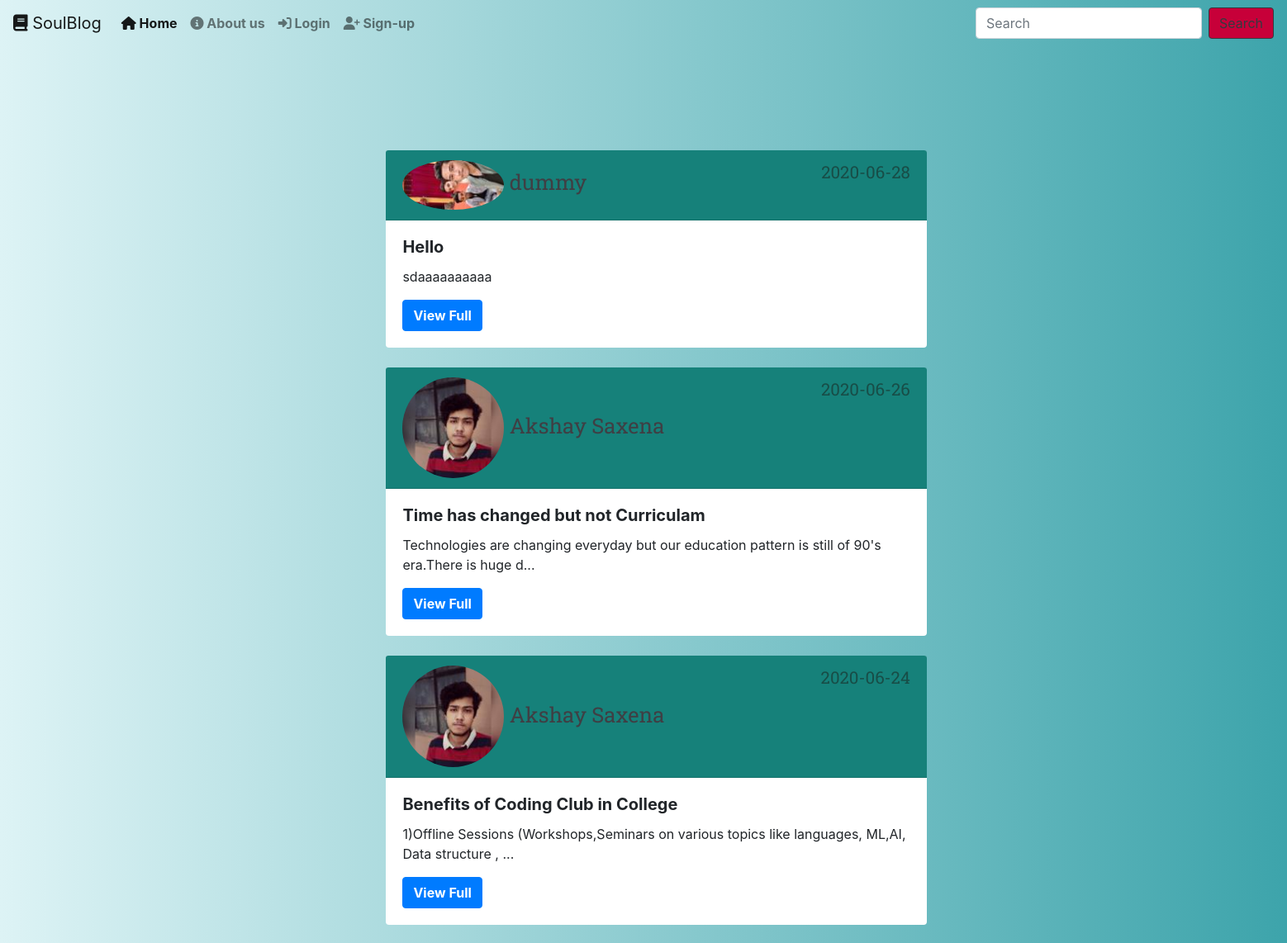
The app's page / (upper part), older data.
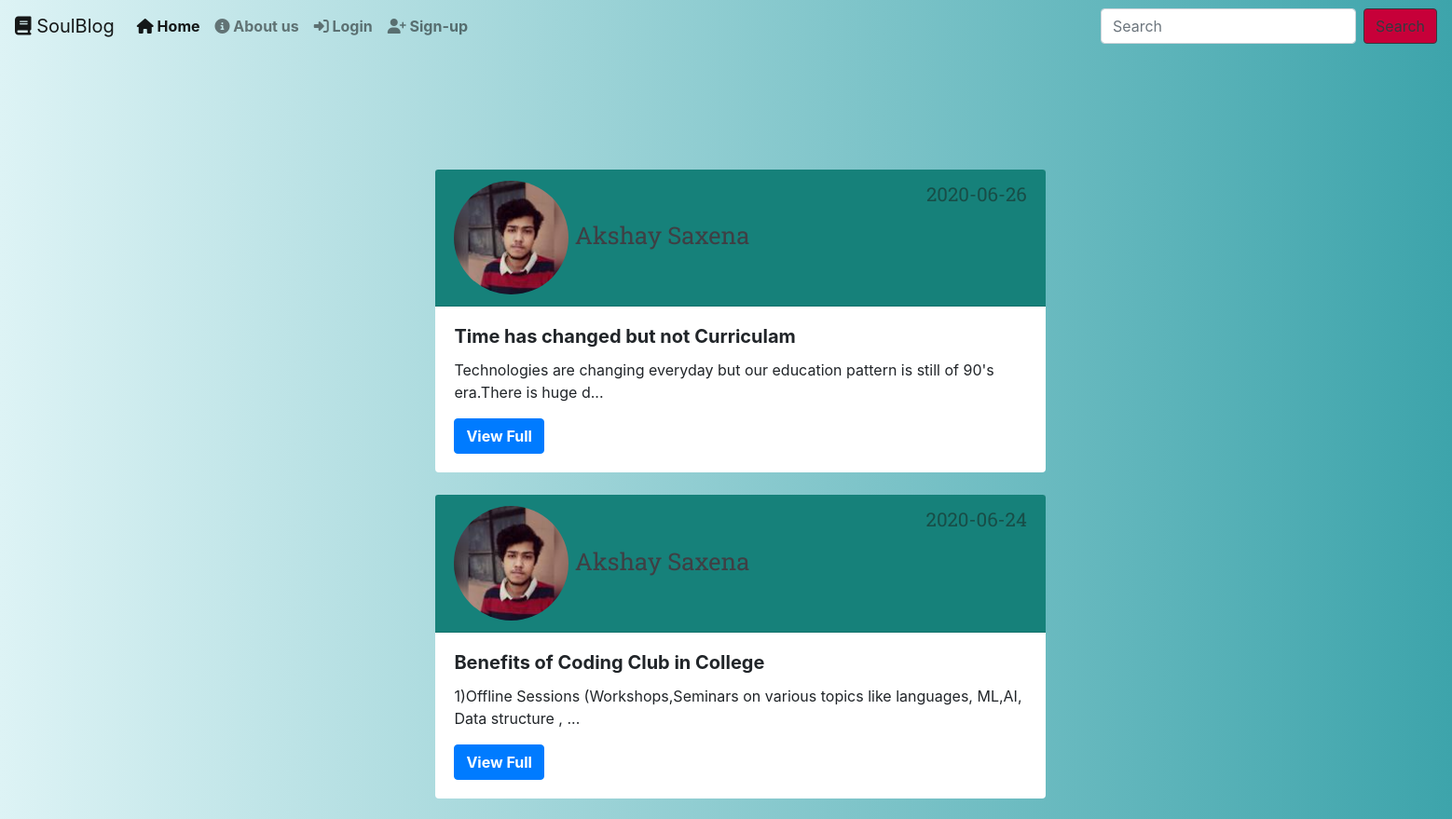
The same page, newer data.
### Flask_Projects/models.py (models this page shows, shortened)
class Post(db.Model):
    id = db.Column(db.Integer, primary_key=True)
    title=db.Column(db.String(30),nullable=False)
    date_post=db.Column(db.DateTime,nullable=False,default=datetime.utcnow)
    content=db.Column(db.Text,nullable=False)
    user_id=db.Column(db.Integer,db.ForeignKey('user.id'),nullable=False)

class User(db.Model,UserMixin):
    id=db.Column(db.Integer,primary_key=True)
    username=db.Column(db.String(30),unique=True,nullable=False)
    email=db.Column(db.String(130),unique=True,nullable=False)
    password=db.Column(db.String(30),unique=True,nullable=False)
    img_file=db.Column(db.String(30),nullable=False,default='def.png')
    posts=db.relationship('Post',backref='author',lazy=True)

### Flask_Projects/main/routes.py (the view)
@main.route("/home")
@main.route("/")
def homepage():
    page=request.args.get('page',1,type=int)
    posts = Post.query.order_by(Post.date_post.desc()).paginate(page=page, per_page=5)
    users=User.query.all()
    posts_list=[]
    posts_author=[]
    user_names=[]
    for post in posts.items:
        posts_list.append(post.title)
    for user in users:
     	user_names.append(user.username)
    return render_template('blog.html',posts=posts,title="Soul Blog",posts_list=posts_list,user_names=user_names)

### Flask_Projects/templates/blog.html (shortened to what this page needs)
{% extends 'base.html'%}
{% block nav_search%}
  <form class="form-inline my-2 my-lg-0" action="{{url_for('posts.search')}}" method="post" autocomplete="off">
    <input class="form-control mr-sm-2 customselect" type="text" placeholder="Search" list="blog_title"name="blogtitle"  >
        <button type="submit" class="btn btn-outline-dark my-2 my-sm-0" id="button-color"  >Search</button>
      </form>
      {%endblock%}
      {% block content%}
        <div class="blog-css-align">
          {% for post in posts.items %}
            <div class="card card-css card-css-align">
              <div class="card-header blog-css" >
                <img class="article-img" src="{{ url_for('static', filename='profilepic/' + post.author.img_file) }}">
                <a class="mr-2" id="usertag" href="{{ url_for('users.userposts', username=post.author.username) }}">{{ post.author.username }}</a>
                <small class="text-muted"> <span id="time-css"> {{ post.date_post.strftime('%Y-%m-%d') }}
                </span> </small>
              </div>
              <div class="card-body">
                <h5 class="card-title"><b>{{post.title}}</b></h5>
                <p class="card-text">{{post.content|truncate(100, True)}}</p>
                <a href="{{url_for('posts.post',post_id=post.id)}}" class="btn btn-primary"><b>View Full</b></a>
              </div>
            </div>
            <div>
              <br>
            </div>
          {% endfor%}
        </div>
          {% endblock%}

Row changes from the older to the newer data that the page shows:
removed Post: img_file (picture), author.username "dummy", date_post "2020-06-28", title "Hello", content "sdaaaaaaaaaa"
